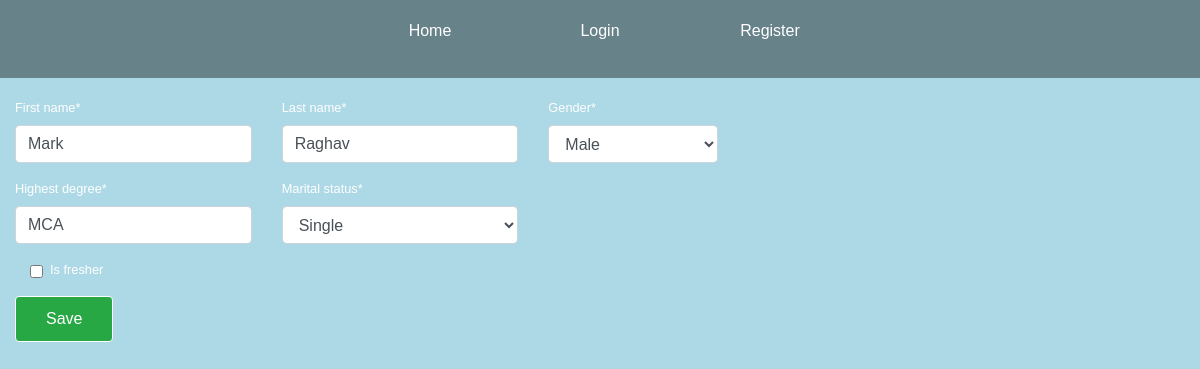
/my_profile/admin, run on the app's committed database.
### main/models.py (models this page shows, shortened)
class ProfileForm(models.Model):
    SEX = (
        ('M', 'Male'),
        ('F', 'Female')
    )
    MS = (
        ('Married', 'Married'),
        ('Single', 'Single')
    )
    first_name = models.CharField(max_length=20)
    last_name = models.CharField(max_length=20)
    gender = models.CharField(max_length=10, choices=SEX)
    experience_details = models.OneToOneField("ExperienceDetails", on_delete=models.CASCADE, null=True, blank=True)
    highest_degree = models.CharField(max_length=10)
    marital_status = models.CharField(max_length=10, choices=MS)
    is_fresher = models.BooleanField(default=False)
    jobs_applied = models.ManyToManyField("CompanyDetails", null=True, blank=True)

### main/views.py (the view, shortened to what this page needs)
# urls.py: path("my_profile/<username>", Profile.as_view()),
class Profile(View):
    def get(self, request, username):
        reg = Register.objects.get(username=username)
        form = BioForm(instance=reg.profile)
        return render(request, 'main/profile.html', {'form': form})

### main/forms.py
class BioForm(ModelForm):
    class Meta:
        model = ProfileForm
        fields = "__all__"

### main/templates/main/profile.html (shortened to what this page needs)
<html>
{% load crispy_forms_tags %}
<head>
    <link rel="stylesheet" href="https://stackpath.bootstrapcdn.com/bootstrap/4.1.3/css/bootstrap.min.css"
>
</head>
<body>
{% include "./base.html" %}
<div class="col-8">
    <form method="post">
        <div class="row">
            <div class="col-4">
                <small style="color: white">{{ form.first_name|as_crispy_field }}</small>
            </div>
            <div class="col-4">
                <small style="color: white">{{ form.last_name|as_crispy_field }}</small>
            </div>
            <div class="col-3">
                <small style="color: white">{{ form.gender|as_crispy_field }}</small>
            </div>
        </div>
        <div class="row">
            <div class="col-4">
                <small style="color: white">{{ form.highest_degree|as_crispy_field }}</small>
            </div>
            <div class="col-4">
                <small style="color: white">{{ form.marital_status|as_crispy_field }}</small>
            </div>
        </div>
        <div class="col-4">
            <small style="color: white">{{ form.is_fresher|as_crispy_field }}</small>
        </div>
        <button type="submit" class="btn btn-success">Save</button>
    </form>
</div>
</body>
</html>

### main/static/home.css (style rules this page uses)
* { margin: 0; padding: 0; box-sizing: border-box; }
body { background-image: url("p4.jpg"); background-size: cover; background-color: lightblue; background-position: cover; font-family: sans-serif; }
.btn { border: 1px solid #fff; padding: 10px 30px; color: #fff; text-decoration: none; transition: 0.9s ease; }

### data on the page
ProfileForm: first_name "Mark", last_name "Raghav", gender "Male", highest_degree "MCA", marital_status "Single"
